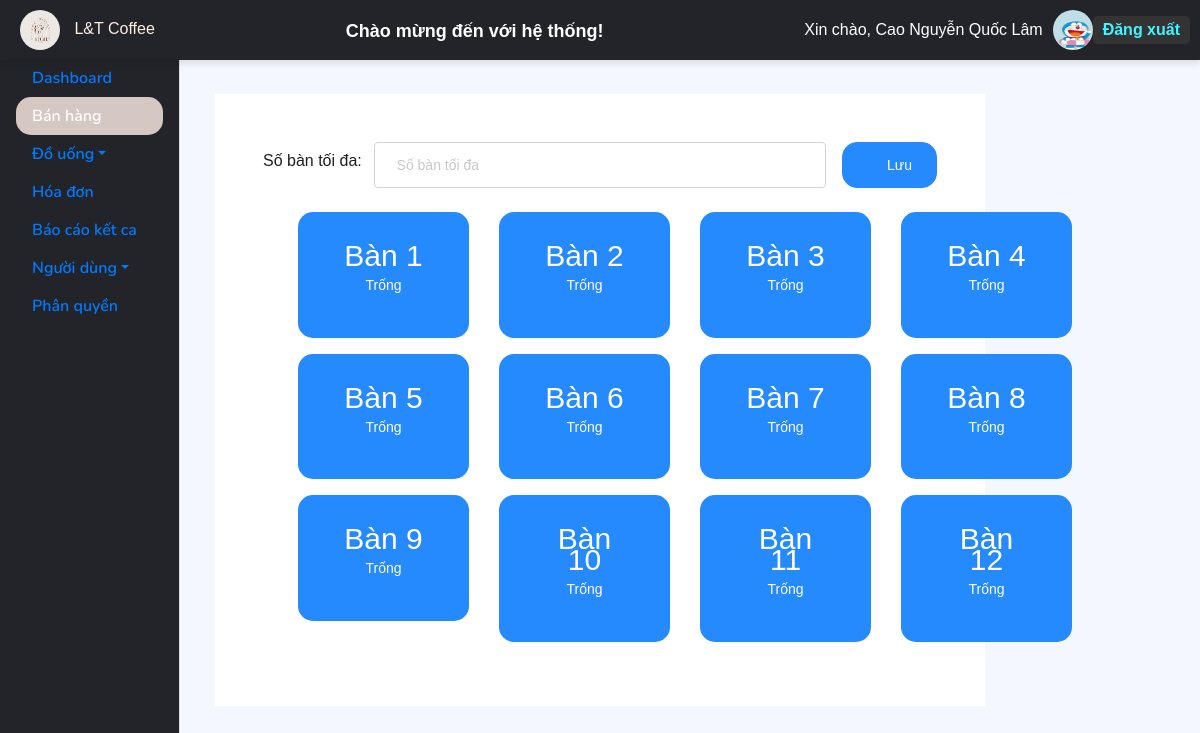
Page /UI/dashboard.php (signed in) on the committed database.
### tables this page shows
CREATE TABLE `users` (
  `UserID` int(11) NOT NULL,
  `FullName` varchar(255) DEFAULT NULL,
  `PhoneNumber` varchar(255) DEFAULT NULL,
  `UserImage` varchar(255) DEFAULT NULL,
  `Gender` varchar(255) DEFAULT NULL,
  `Username` varchar(255) DEFAULT NULL,
  `AccountName` varchar(255) DEFAULT NULL,
  `Password` varchar(255) DEFAULT NULL,
  `UserCategoryID` int(11) DEFAULT NULL,
  `Email` varchar(100) NOT NULL,
  `Address` varchar(255) NOT NULL
);

CREATE TABLE `tables` (
  `TableID` int(11) NOT NULL,
  `TableName` varchar(255) NOT NULL,
  `Status` bit(10) NOT NULL
);

### UI/dashboard.php (the view, shortened to what this page needs)
<?php
require_once("includes/session_user.php");
$query = "SELECT * FROM tables";
$tables = mysqli_query($conn, $query);
?>
<!DOCTYPE html>
<html lang="en">
<head>
    <link rel="stylesheet" href="vendors/feather/feather.css">
    <link rel="stylesheet" href="vendors/ti-icons/css/themify-icons.css">
    <link rel="stylesheet" href="vendors/css/vendor.bundle.base.css">
    <link rel="stylesheet" href="css/vertical-layout-light/style.css">
</head>
<body>
<?php include("includes/_layoutAdmin.php"); ?>
<div class="container-scroller">
    <div class="container-fluid page-body-wrapper full-page-wrapper">
        <div class="content-wrapper d-flex align-items-center auth px-0">
            <div class="row w-100 mx-0">
                <div class="col-lg-8 mx-auto">
                    <div class="auth-form-light text-left py-5 px-4 px-sm-5">
                        <form id="tableForm" method="post">
                            <div class="d-flex mb-4 align-items-center">
                                <div class="d-flex align-items-center mr-3 w-100">
                                    <label class="w-25">Số bàn tối đa:</label>
                                    <input class="form-control" type="text" placeholder="Số bàn tối đa" name="tableCount">
                                </div>
                                <button class="btn btn-info btn-icon-text" id="saveButton" type="button">
                                    <i class="ti-file btn-icon-prepend"></i>Lưu
                                </button>
                            </div>
                        </form>
                        <div class="row">
                            <?php while ($item = mysqli_fetch_assoc($tables)): ?>
                                <?php
                                $slot = ($item['Status'] == true) ? "Có người" : "Trống";
                                $color = ($item['Status'] == true) ? "bg-success" : "bg-info";
                                ?>
                                <div class="col-3 mb-3">
                                    <a class="btn square-card card <?= $color ?> text-white"
                                       href="order.php?tableName=<?= urlencode($item['TableName']) ?>">
                                        <div class="card-body square-card-content">
                                            <p style="font-size: 30px"><?= $item['TableName'] ?></p>
                                            <p><?= $slot ?></p>
                                        </div>
                                    </a>
                                </div>
                            <?php endwhile; ?>
                        </div>
                    </div>
                </div>
            </div>
        </div>
    </div>
</div>
</body>
</html>

### UI/includes/_layoutAdmin.php (shortened to what this page needs)
<?php
include("includes/connectSQL.php");
$userID = isset($_COOKIE['UserID']) ? $_COOKIE['UserID'] : null;
$usercategoriesID = null;
if ($userID) {
    $queryCategory = " SELECT users.FullName, users.UserImage, usercategories.UserCategoryName
                        FROM users
                        JOIN usercategories ON users.UsercategoryID = usercategories.UsercategoryID
                        WHERE users.UserID = ?";
    $stmt = $conn->prepare($queryCategory);
    $stmt->bind_param("i", $userID);
    $stmt->execute();
    $resultCategory = $stmt->get_result();
    $userCategory = $resultCategory->fetch_assoc();
    $usercategoriesID = $userCategory['UserCategoryName'];
    $validRoles = ["Quản Lý", "Thu Ngân"];
}
?>
<!DOCTYPE html>
<html lang="en">
<head>
    <link href="https://cdn.jsdelivr.net/npm/bootstrap-icons/font/bootstrap-icons.css" rel="stylesheet">
    <link rel="stylesheet" href="../UI/vendors/feather/feather.css">
    <link rel="stylesheet" href="../UI/vendors/ti-icons/css/themify-icons.css">
    <link rel="stylesheet" href="../UI/vendors/css/vendor.bundle.base.css">
    <link rel="stylesheet" href="../UI/vendors/select2/select2.min.css">
    <link rel="stylesheet" href="../UI/vendors/select2-bootstrap-theme/select2-bootstrap.min.css">
    <link rel="stylesheet" href="../UI/vendors/datatables.net-bs4/dataTables.bootstrap4.css">
    <link rel="stylesheet" href="../UI/css/vertical-layout-light/style.css">
    <link rel="stylesheet" href="https://cdn.jsdelivr.net/npm/sweetalert2@10/dist/sweetalert2.min.css">
</head>
<body>
<div class="sidebar">
    <nav class="nav flex-column">
        <a class="nav-link" href=""></a>
        <?php
            $isActive = basename($_SERVER['PHP_SELF']) == 'index_admin.php' ? 'active' : '';
            if (in_array($usercategoriesID, ["Quản Lý"])): ?>
            <a class="nav-link <?= $isActive ?>" href="index_admin.php" >Dashboard</a>
        <?php endif; ?>
        <?php
            $isActive = basename($_SERVER['PHP_SELF']) == 'dashboard.php' ? 'active' : '';
            if (in_array(strtolower($usercategoriesID), array_map('strtolower', $validRoles))): ?>
            <a class="nav-link <?= $isActive ?>" href="dashboard.php">Bán hàng</a>
        <?php endif; ?>
        <?php
            $isActive = basename($_SERVER['PHP_SELF']) == 'index_drink.php' || basename($_SERVER['PHP_SELF']) == 'index_drinkcategories.php' ? 'active' : '';
            if (in_array($usercategoriesID, ["Quản Lý"])): ?>
            <a class="nav-link dropdown-toggle <?= $isActive ?>" id="drinkDropdown" role="button" data-bs-toggle="dropdown" aria-expanded="false">Đồ uống</a>
        <?php endif; ?>
        <?php
            $isActive = basename($_SERVER['PHP_SELF']) == 'index_bills.php' ? 'active' : '';
            if (in_array(strtolower($usercategoriesID), array_map('strtolower', $validRoles))): ?>
            <a class="nav-link <?= $isActive ?>" href="index_bills.php">Hóa đơn</a>
        <?php endif; ?>
        <?php
            $isActive = basename($_SERVER['PHP_SELF']) == 'danhsach.php' ? 'active' : '';
            if (in_array($usercategoriesID, ["Quản Lý"])): ?>
            <a class="nav-link <?= $isActive ?>" href="danhsach.php">Báo cáo kết ca</a>
            <a class="nav-link dropdown-toggle" <?= $isActive ?>id="userDropdown" role="button" data-bs-toggle="dropdown" aria-expanded="false">Người dùng</a>
            <a class="nav-link" href="index_authorizations.php">Phân quyền</a>
        <?php endif; ?>
    </nav>
</div>
<div class="main-header">
    <?php if ($userID): ?>
        <div class="user-info">
            <div class="logo">
                <img src="images/lt.jpg" alt="logo" class="logo-image">
                <span class="brand-name" style="color: #FFEDDF;">L&T Coffee</span>
            </div>
            <h4 class="welcome-message" id="welcomeMessage">Chào mừng đến với hệ thống!</h4>
            <span>Xin chào, <?= htmlspecialchars($userCategory['FullName']) ?></span>
            <a href="profile.php">
                <img src="images/users/<?= !empty($userCategory['UserImage']) ? htmlspecialchars($userCategory['UserImage']) : 'avatar.jpg' ?>" alt="profile">
            </a>
            <a class="logout-btn" href="login.php">Đăng xuất</a>
        </div>
    <?php endif; ?>
</div>
</body>
</html>

### UI/includes/_layoutAdmin.php (style rules this page uses)
body { font-family: Arial, sans-serif; margin: 0; padding: 0; overflow-x: hidden; }
.sidebar { position: fixed; top: 0; left: 0; height: 100vh; width: 180px; background-color: #23242a; border-right: 1px solid #ddd; padding-top: 20px; z-index: 1000; }
.main-header { position: fixed; top: 0; left: 0; width: 100%; background-color: #23242a; color: white; padding: 10px; z-index: 1050; box-shadow: 0 4px 6px rgba(0, 0, 0, 0.1); }
.user-info { display: flex; justify-content: space-between; align-items: center; width: 100%; }
.user-info h4 { flex: 1; text-align: center; }
.user-info span, .user-info img { margin-left: 10px; }
.user-info img { width: 40px; height: 40px; border-radius: 50%; }
.logout-btn { color: #45f3ff; text-decoration: none; font-weight: bold; padding: 5px 10px; background-color: #333; border-radius: 5px; }
.nav-link.active { background-color: #D5C8C3; color: white; border-radius: 15px; }
.welcome-message { font-weight: bold; color: white; text-align: center; margin-top: 10px; display: inline-block; animation: fadeIn 1s ease-in-out forwards; }

### rows in the picture
users: FullName "Cao Nguyễn Quốc Lâm", UserImage (picture)
tables: TableName "Bàn 1", Status "Trống"
tables: TableName "Bàn 2", Status "Trống"
tables: TableName "Bàn 3", Status "Trống"
tables: TableName "Bàn 4", Status "Trống"
tables: TableName "Bàn 5", Status "Trống"
tables: TableName "Bàn 6", Status "Trống"
tables: TableName "Bàn 7", Status "Trống"
tables: TableName "Bàn 8", Status "Trống"
tables: TableName "Bàn 9", Status "Trống"
tables: TableName "Bàn 10", Status "Trống"
tables: TableName "Bàn 11", Status "Trống"
tables: TableName "Bàn 12", Status "Trống"
